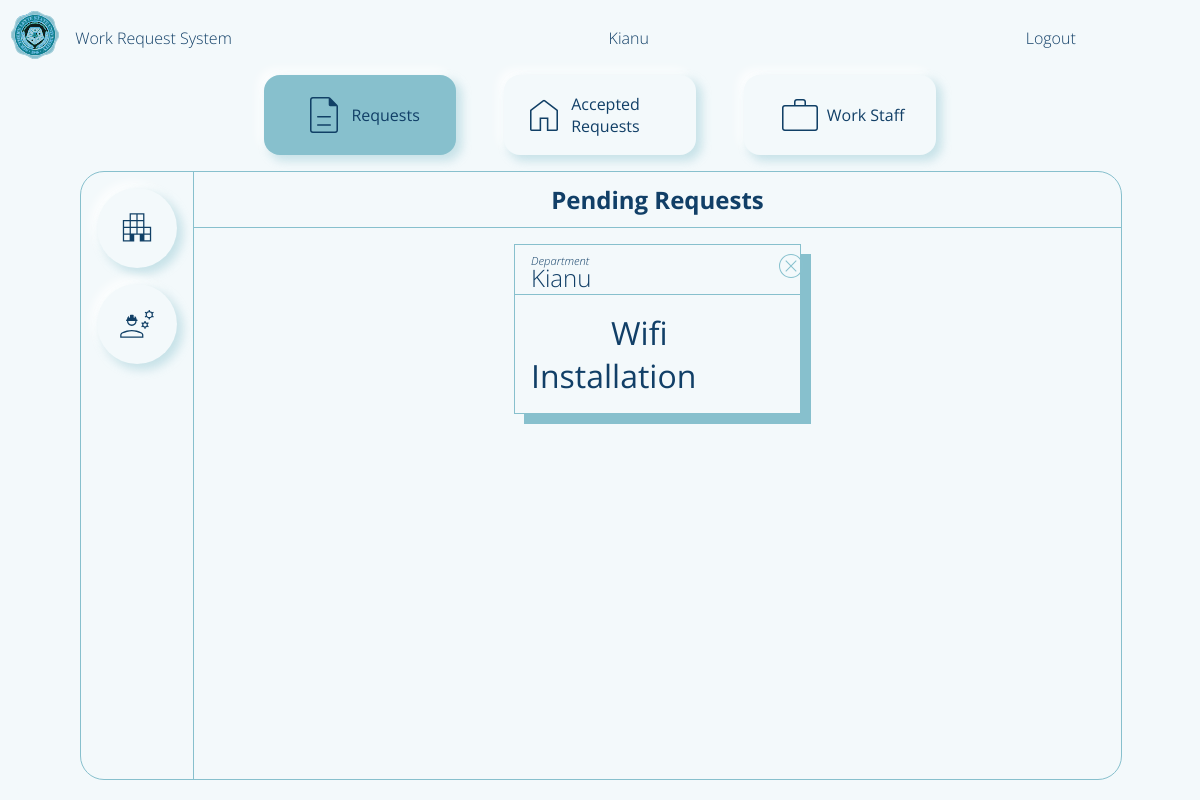
/adminPage (signed in), run on an earlier commit of the app's database.
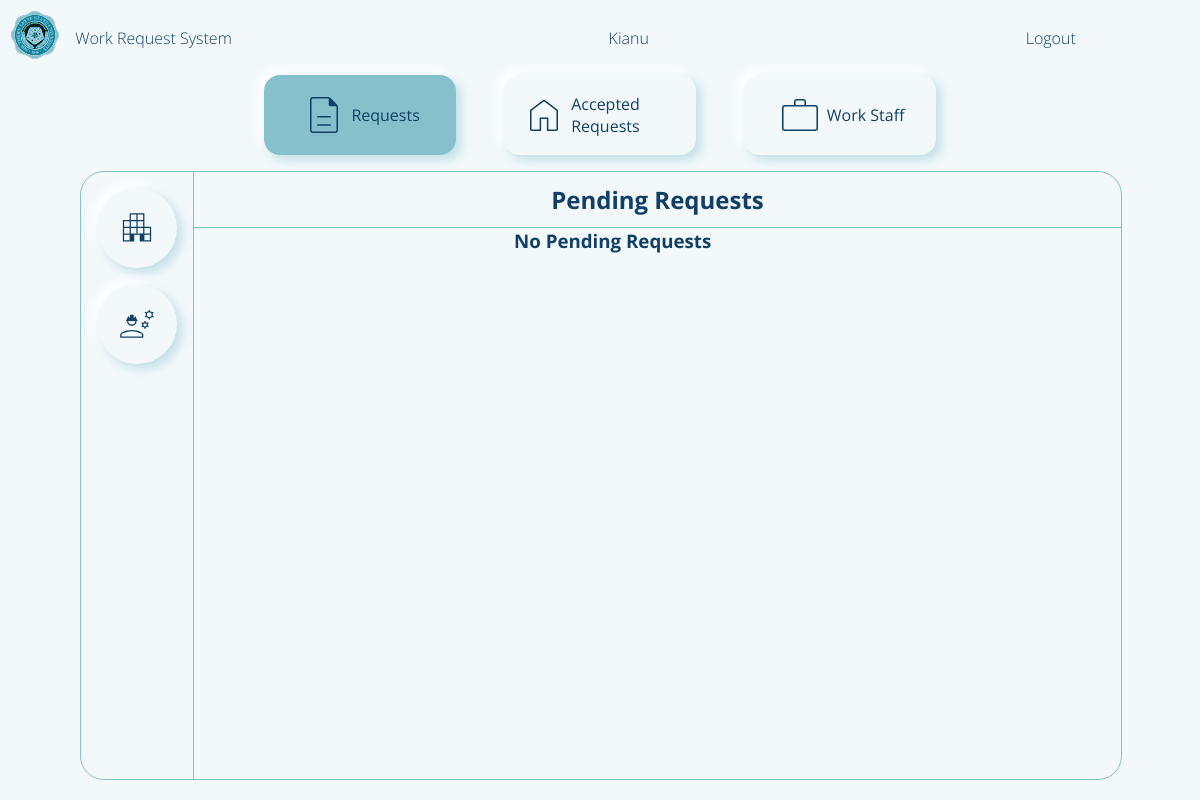
And on a later commit of the database.
### flaskApp/models.py (models this page shows, shortened)
class User(db.Model, UserMixin):
	__tablename__ = 'user'
	id = db.Column(db.Integer, primary_key=True)
	userName = db.Column(db.String(20), unique=True, nullable=False)
	userType = db.Column(db.String(20), default='Admin')
	passWord = db.Column(db.String(60), nullable=False)
	requestForm = db.relationship('UserRequestForm', backref='user')

class UserRequestForm(db.Model):
	__tablename__ = 'userRequestForm'
	id = db.Column(db.Integer, primary_key=True)
	requestorName = db.Column(db.String(500), nullable=False)
	requestTitle = db.Column(db.String(500), nullable=False)
	requestedWork = db.Column(db.String(500), nullable=False)
	roomNumber = db.Column(db.Integer(), nullable=False)
	avilabilityOfMaterials = db.Column(db.String(10), nullable=False)
	priorityLevel = db.Column(db.Integer, default=0) # change this to integer in the future 0 - pending 1 - high 2 - medium 3 - low
	status = db.Column(db.String(20), default='Pending')
	requestFormId = db.Column(db.Integer, db.ForeignKey('user.id'))

### flaskApp/routes.py (the view, shortened to what this page needs)
@app.route('/adminPage', methods=['GET', 'POST'])
def adminPage():
	formStaff = Staff_Registration()
	formRequestor = Requestor_Registration()
	workRequest = UserRequestForm.query.order_by(UserRequestForm.priorityLevel)
	requestsCount = UserRequestForm.query.filter_by(status='Pending').count()
	pendingRequest = UserRequestForm.query.filter_by(status='Pending')
	staffCount = User.query.filter_by(userType='Staff').count()
	if current_user.is_authenticated == False:
		return redirect(url_for('loginPage'))
	return render_template('adminDashboard.html',
							requestsData=requestsData,
	  						title='Admin Page',
	  						user=current_user.userName,
	  						form2=formStaff,
	    					form=formRequestor,
	    					workRequest=workRequest,
	    					countReq=requestsCount,
	    					countStaff=staffCount,
	    					pendingRequest=pendingRequest)

### flaskApp/models.py (called while the page is built)
@loginManager.user_loader
def loadUser(userId):
	return User.query.get(int(userId))

### flaskApp/templates/adminDashboard.html (shortened to what this page needs)
{% extends "layout.html" %}
{% block content %}
	<main class="content-main">
		<section class="navbar">
			<div class="nav-requests">
				<img class='nav-icon' src="{{ url_for('static', filename='img/form.svg') }}">
				<p>Requests</p>
			</div>
			<div class="nav-home">
				<img class='nav-icon' src="{{ url_for('static', filename='img/home.svg') }}">
				<p>Accepted Requests</p>
			</div>
			<div class="nav-staff">
				<img class='nav-icon' src="{{ url_for('static', filename='img/staff.svg') }}">
				<p>Work Staff</p>
			</div>
		</section>
		<section class="feed">
					{% for req in workRequest  %}
						{% if req.status != 'unApproved' and req.status != 'Pending'%}
								<body onload="progress()">
								</body>
						{% endif %}
					{% endfor %}
			<div class="feed-request feed-nav">
				<nav class="feed-request-nav">
					<div>
						<img class="nav-icon add-req" src="{{ url_for('static', filename='img/requestor.svg') }}">
					</div>
					<div>
						<img class="nav-icon add-staff" src="{{ url_for('static', filename='img/ongoing.svg') }}">
					</div>
				</nav>
				<header class="feed-request-header">
					<h1 class="title">Pending Requests</h1>
				</header>
				<main class="feed-request-main">
					<section class="feed-request-main-body">
						{% if countReq != 0 %}
							{% for n in pendingRequest %}
								<div class="main-content">
									<section class="main-content-header">{{ n.requestorName }}</section>
									<section class="main-content-body">
										<a href="{{ url_for('adminPageApproval', name=n.requestorName, idNum=n.id) }}">{{ n.requestTitle }}</a>
									</section>
									<div class="feed-request-close-btn">
										<a href="{{url_for('reject', name=n.requestTitle, ids=n.requestFormId)}}">
											<img src="{{ url_for('static', filename='img/close-btn2.svg') }}">
										</a>
									</div>
								</div>
							{% endfor %}
						{% else %}
							<h1>No Pending Requests</h1>
						{% endif %}
					</section>
				</main>
			</div>
		</section>
	</main>
	<footer class="content-footer">
	</footer>
{% endblock content %}

### flaskApp/templates/layout.html (shortened to what this page needs)
<!DOCTYPE html>
<html>
<head>
    {% if title == 'Login Page'%}
    	<link rel="stylesheet" type="text/css" href="{{ url_for('static', filename='login.css') }}">
    {% elif title == 'Admin Page'%}
    	<link rel="stylesheet" type="text/css" href="{{ url_for('static', filename='adminDashboard.css') }}">
    {% elif title == 'Requestor Page'%}
        <link rel="stylesheet" type="text/css" href="{{ url_for('static', filename='requestorDashboard.css') }}">
    {% elif title == 'Staff Page'%}
        <link rel="stylesheet" type="text/css" href="{{ url_for('static', filename='staffDashboard.css') }}">
     {% elif title == 'Admin Approval Page'%}
        <link rel="stylesheet" type="text/css" href="{{ url_for('static', filename='adminApproval.css') }}">
    {% endif%}
</head>
<body>
	<div class="container">
        {% if title != 'Login Page'%}
        <header class="content-header">
            <div class="img-box">
                <img class="logo_slsu" src="{{ url_for('static', filename='img/logo_slsu.svg') }}">
            </div>
            {% if title == 'Admin Page'%}
                <section class="header-title">
                    <a href="{{ url_for('adminPage') }}">Work Request System</a>
                </section>
                <section class="header-user">
                    {{ user }}
                </section>
            {% endif %}
            <div class="header-profile">
                {% if current_user.is_authenticated == True %}
                <a href="{{ url_for('logout') }}">Logout</a>
                {% endif %}
            </div>
        </header>
        {% endif%}
		{% block content %}{% endblock content %}
	</div>
</body>
</html>

### flaskApp/static/adminDashboard.css (style rules this page uses)
body { background: var(--white); }
.container { margin: 0; display: grid; height: 100vh; grid-template-columns: 1fr 1fr 1fr; grid-template-rows: 0fr 1fr 0.0fr; grid-template-areas: 'h h h' 'm m m' 'f f f'; }
.content-header { grid-area: h; display: flex; flex-direction: row; align-items: center; padding: var(--fn-small); }
.img-box { flex-grow: 0; }
.header-title { flex-grow: 1; margin-left: 1rem; }
.header-title a { font-size: var(--fn-regular); font-weight: lighter; color: var(--blue); }
.header-user { flex-grow: 1; font-size: var(--fn-regular); font-weight: lighter; color: var(--blue); }
.header-profile { flex-grow: 0.3; }
.header-profile a { font-size: var(--fn-regular); font-weight: lighter; color: var(--blue); }
.content-main { grid-area: m; background: var(--white); display: grid; grid-template-columns: 1fr 1fr; grid-template-rows: 0fr 1fr; grid-template-areas: 'h h' 'm m' }
.navbar { grid-area: h; display: flex; flex-direction: row; justify-content: space-around; margin-bottom: 1rem; margin-left: 15rem; margin-right: 15rem; }
.navbar div { display: flex; flex-direction: row; align-items: center; padding: 1rem; background: var(--white); border-radius: 1rem; box-shadow: var(--box-shadow); cursor: pointer; width: 10rem; justify-content: center; align-items: center; }
.navbar div img, .feed-home section img, .feed-request-nav div img { filter: var(--img-color-blue); }
.navbar div p { font-size: var(--fn-regular); margin-left: 0.2rem; font-weight: normal; color: var(--blue); }
.feed { grid-area: m; background: var(--white); margin-left: 5rem; margin-right: 5rem; position: relative; }
.feed-nav { position: absolute; top: 0; left: 0; background: var(--white); width: 100%; height: 100%; color: var(--blue); z-index: 2; border: 1px solid var(--blueGreen); border-radius: 1.5rem; }
.feed-request { background: var(--white); display: grid; grid-template-columns: 0.1fr 1fr; grid-template-rows: 0.1fr 1fr 0fr; grid-template-areas: 'n h' 'n m' 'f f'; }
.feed-request-nav { grid-area: n; display: flex; flex-direction: column; align-items: center; padding: 1rem; border-right: 1px solid var(--blueGreen); }
.feed-request-nav div img { width: 2.5rem; height: 2.5rem; }
.feed-request-nav div { display: flex; justify-content: center; align-items: center; box-shadow: var(--box-shadow); width: 5rem; height: 5rem; margin-bottom: 1rem; cursor: pointer; border-radius: 50%; transition: transform, background, .1s; position: relative; }
.feed-request header { grid-area: h; display: flex; flex-direction: column; justify-content: center; align-items: center; border-bottom: 1px solid var(--blueGreen); }
.feed-request main { grid-area: m; display: flex; flex-direction: column; overflow: scroll; }
.feed-request-main-body { margin-left: 20rem; margin-right: 20rem; }
.content-footer { grid-area: f; background: var(--white); }

### flaskApp/static/globalVariables.css (style rules this page uses)
* { font-family: 'Open Sans'; margin: 0; }
:root { --white: #F3F9FB; --blue: #113F67; --lightBlue: #226597; --blueGreen: #87C0CD; --blueGreenRGB: 135, 192, 205; --danger: #6581db; --box-shadow-blueGreen: rgba(135, 192, 205,0.3); --box-shadow: 5px 5px 10px 1px rgba(135, 192, 205,0.4), -5px -5px 10px 1px rgba(255, 255, 255,0.8); --box-shadow-low: 5px 5px 10px 1px rgba(135, 192, 205,0.4); --box-shadow-high: -5px -5px 10px 1px rgba(255, 255, 255,0.8); --fn-regular: 1rem; --fn-small: 0.7rem; --fn-large: 2rem; --fn-xlarge: 3rem; --fn-medium: 1.5rem; --border-radius: 2rem; --img-danger: invert(83%) sepia(36%) saturate(5506%) hue-rotate(310deg) brightness(84%) contrast(105%); --img-color-blue: invert(19%) sepia(21%) saturate(3410%) hue-rotate(178deg) brightness(94%) contrast(92%); --img-color-lightBlue: invert(29%) sepia(81%) saturate(550%) hue-rotate(165deg) brightness(95%) contrast(88%); --img-color-blueGreen: invert(76%) sepia(41%) saturate(278%) hue-rotate(144deg) brightness(91%) contrast(84%); --img-color-white: invert(98%) sepia(1%) saturate(1507%) hue-rotate(172deg) brightness(101%) contrast(97%); --setBefore: 0%; }
body { background: var(--white); color: var(--white); }
a { text-decoration: none; color: var(--blueGreen); }
.logo_slsu { width: 3rem; height: 3rem; filter: invert(97%) sepia(45%) saturate(6373%) hue-rotate(166deg) brightness(85%) contrast(88%); }
.header-profile a { text-decoration: none; color: var(--white); }

What changed in the data, as far as the page shows it:
no longer on this page (row edited): UserRequestForm: requestorName "Kianu", requestTitle "Wifi Installation"
Also different on the page:
text now shown: "No Pending Requests"
